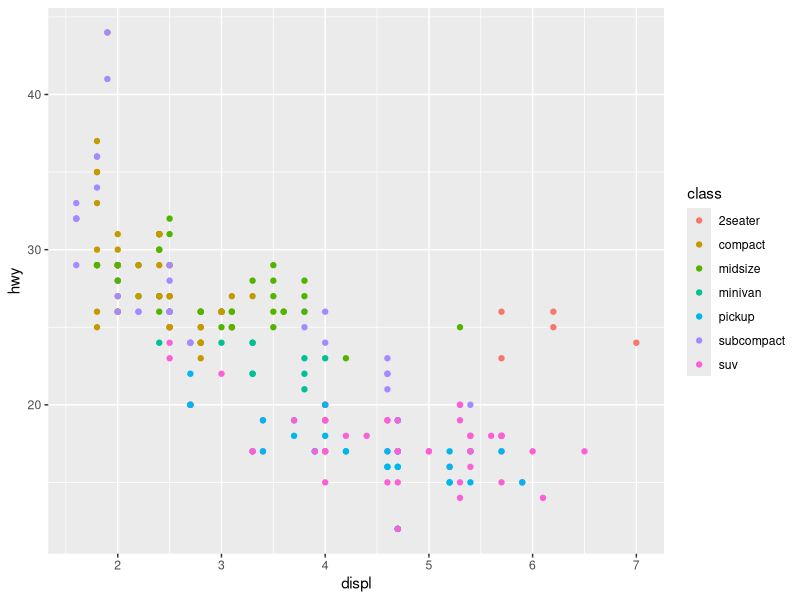
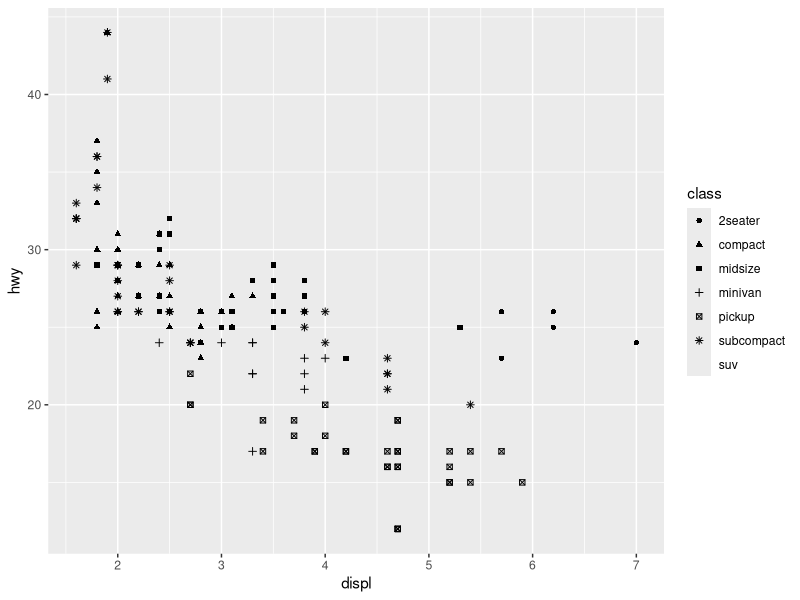
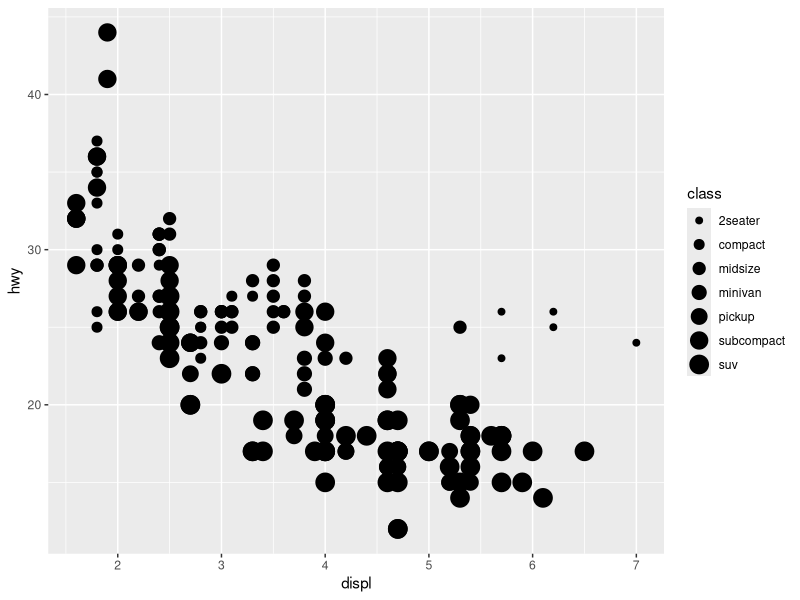
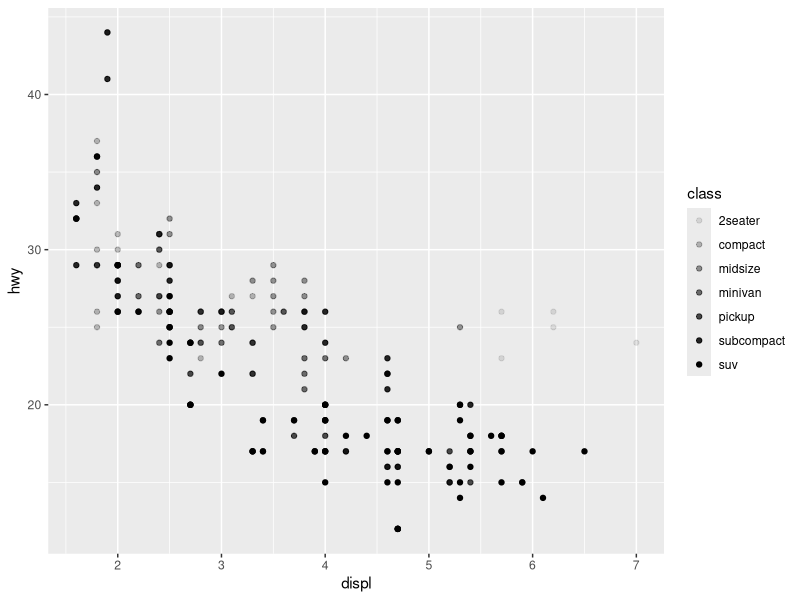
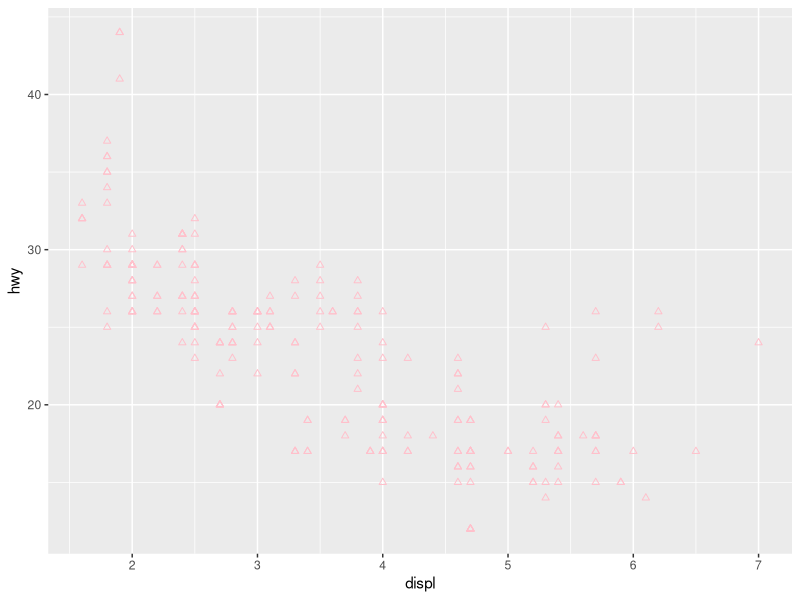
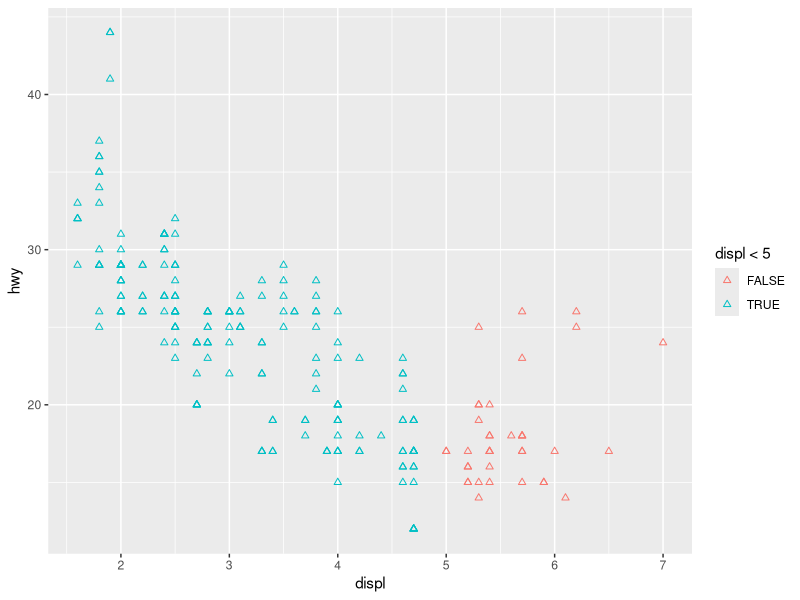
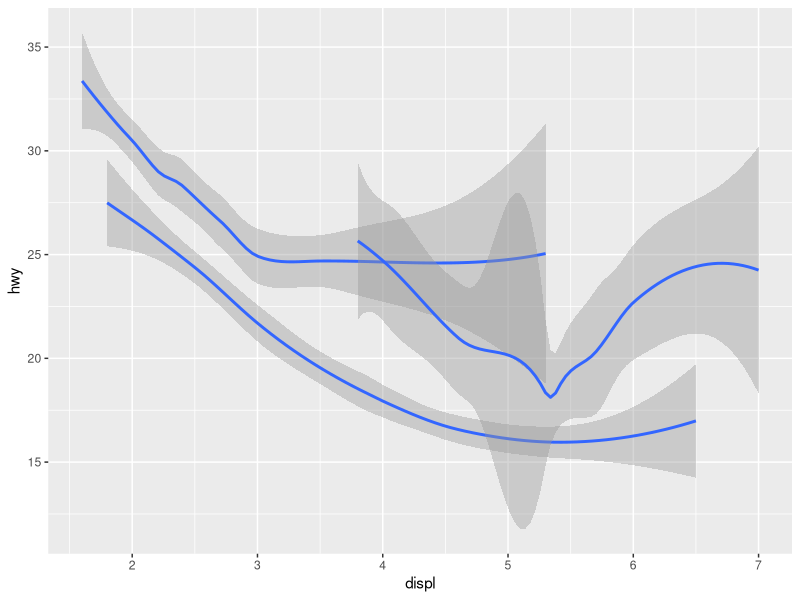
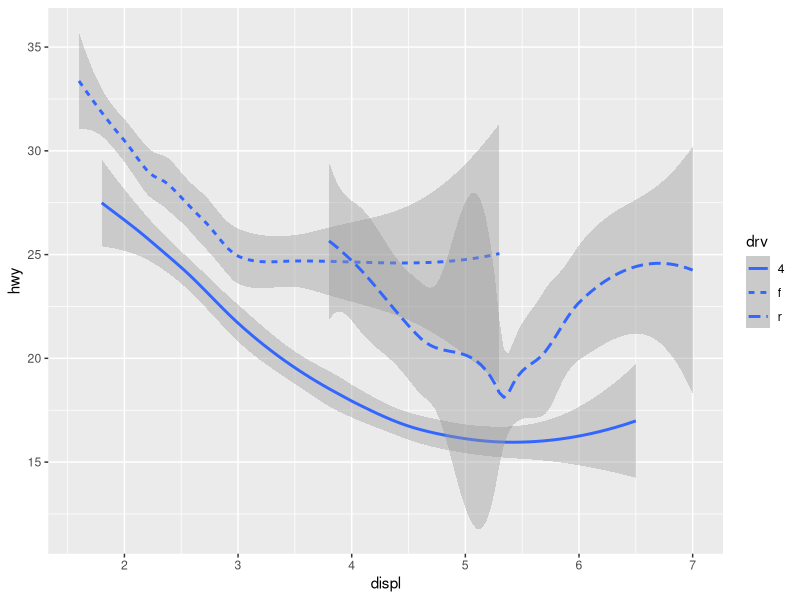

Write R code to recreate these figures, in order.
# This is the second section of the R4DS 2° Edition book
# Focused on expand the learned foundations about data visualization

# Book example
ggplot2::mpg

ggplot2::ggplot(ggplot2::mpg, ggplot2::aes(x = displ, y = hwy, color = class)) +
  ggplot2::geom_point()

# Right
ggplot2::ggplot(ggplot2::mpg, ggplot2::aes(x = displ, y = hwy, shape = class)) +
  ggplot2::geom_point()


# Similarly, we can map class to size or alpha aesthetics as well,
# which control the size and the transparency of the points, respectively.

# Left
ggplot2::ggplot(ggplot2::mpg, ggplot2::aes(x = displ, y = hwy, size = class)) +
  ggplot2::geom_point()
#> Warning: Using size for a discrete variable is not advised.

# Right
ggplot2::ggplot(ggplot2::mpg, ggplot2::aes(x = displ, y = hwy, alpha = class)) +
  ggplot2::geom_point()
#> Warning: Using alpha for a discrete variable is not advised.

ggplot2::ggplot(ggplot2::mpg, ggplot2::aes(x = displ, y = hwy)) +
  ggplot2::geom_point(color = 'pink', shape = 2)


# What happens if you map an aesthetic to something other than a variable name,
#  like aes(color = displ < 5)? Note, you’ll also need to specify x and y.

ggplot2::ggplot(
  ggplot2::mpg,
  ggplot2::aes(x = displ, y = hwy, color = displ < 5)
) +
  ggplot2::geom_point(shape = 2)

# Rt: the result create categories about the displ values
# if the condition it's true or false

# Ways to draw smooth lines
# Continuous and segmented
ggplot2::ggplot(ggplot2::mpg, ggplot2::aes(x = displ, y = hwy, shape = drv)) +
  ggplot2::geom_smooth()

# Grouping and changing line type
ggplot2::ggplot(
  ggplot2::mpg,
  ggplot2::aes(x = displ, y = hwy, linetype = drv)
) +
  ggplot2::geom_smooth()

# Combining points and smooth, and even including groups
ggplot2::ggplot(ggplot2::mpg, ggplot2::aes(x = displ, y = hwy, color = drv)) +
  ggplot2::geom_point() +
  ggplot2::geom_smooth(ggplot2::aes(linetype = drv))

# Cointinuous line with points and cetegories
ggplot2::ggplot(ggplot2::mpg, ggplot2::aes(x = displ, y = hwy)) +
  ggplot2::geom_point(ggplot2::aes(color = class)) +
  ggplot2::geom_smooth()
